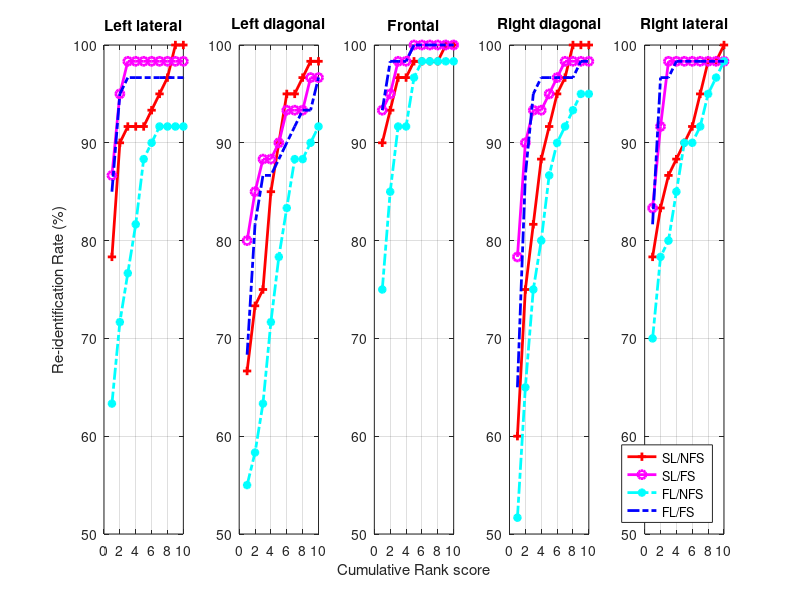

MATLAB code for this plot:

% Plot curves for all the feature/score FUSION cases as well as with/witout
% FEATURE SELECTION

% SL: Score level fusion
% FL: Feature level fusion
% FS: Feature selection is applied
% NFS: Feature selection is not applied

% We have 4 curves, say, SL/NFS,SL/FS,FL/NFS,FL/FS

close all;
clear all;
clc;

% RootDirectory='C:\Users\AthiraNambiar\Desktop\PHD\codes\2016\Courses\Personal\Project\kinect_gait\Worked';
% addpath(genpath(RootDirectory));
% % change the view angle in the next line!!
% cd('C:\Users\AthiraNambiar\Desktop\PHD\codes\2016\Courses\Personal\Project\kinect_gait\Worked\mat files\Left diagonal'); 


RootDirectory='D:\kinect_gait\Worked';
addpath(genpath(RootDirectory));
cd('D:\kinect_gait\Worked\mat files\left lateral'); 

%% Left lateral
noPersons=20;
x = 1:noPersons;
SL_NFS= [ 78.3333   90.0000   91.6667   91.6667   91.6667   93.3333   95.0000   96.6667  100.0000  100.0000  100.0000  100.0000  100.0000  100.0000  100.0000  100.0000  100.0000  100.0000  100.0000  100.0000]
FL_NFS= [ 63.3333   71.6667   76.6667   81.6667   88.3333   90.0000   91.6667   91.6667   91.6667   91.6667   91.6667   93.3333   93.3333   95.0000   96.6667   98.3333  100.0000  100.0000  100.0000  100.0000]
SL_FS=[86.6667   95.0000   98.3333   98.3333   98.3333   98.3333   98.3333   98.3333   98.3333   98.3333   98.3333   98.3333   98.3333  100.0000  100.0000  100.0000  100.0000  100.0000 100.0000  100.0000]
FL_FS=[ 85.0000   95.0000   96.6667   96.6667   96.6667   96.6667   96.6667   96.6667   96.6667   96.6667   98.3333   98.3333   98.3333   98.3333   98.3333   98.3333   98.3333   98.3333   98.3333  100.0000]
figure,
subplot(1,5,1)
handle = plot(x,SL_NFS,'r+-','LineWidth',2);hold on;
handle = plot(x,SL_FS,'mo-','LineWidth',2);hold on;
handle = plot(x,FL_NFS,'c*-.','LineWidth',2);hold on;
handle = plot(x,FL_FS,'b-.','LineWidth',2);hold on;
xlim([0 10]);ylim([50 100]);
% xlabel('Cumulative Rank score');
ylabel('Re-identification Rate (%)');
title(['Left lateral'])
% legend('SL/NFS','SL/FS','FL/NFS','FL/FS', 'Location','SouthEast')

set(gcf,'color','w');
grid on;

%% Left diagonal
noPersons=20;
x = 1:noPersons;
SL_NFS= [66.6667   73.3333   75.0000   85.0000   90.0000   95.0000   95.0000   96.6667   98.3333   98.3333   98.3333   98.3333   98.3333   98.3333  98.3333   98.3333  100.0000  100.0000  100.0000  100.0000]
FL_NFS= [55.0000   58.3333   63.3333   71.6667   78.3333   83.3333   88.3333   88.3333   90.0000   91.6667   93.3333   95.0000   98.3333   98.3333   98.3333  100.0000  100.0000  100.0000  100.0000  100.0000]
SL_FS=[  80.0000   85.0000   88.3333   88.3333   90.0000   93.3333   93.3333   93.3333   96.6667   96.6667   98.3333  98.3333   98.3333   98.3333   98.3333  100.0000  100.0000  100.0000  100.0000  100.0000]
FL_FS=[68.3333   81.6667   86.6667   86.6667   88.3333   90.0000   91.6667   93.3333   93.3333   96.6667   98.3333   98.3333   98.3333  100.0000  100.0000  100.0000  100.0000  100.0000  100.0000  100.0000]
subplot(1,5,2)
handle = plot(x,SL_NFS,'r+-','LineWidth',2);hold on;
handle = plot(x,SL_FS,'mo-','LineWidth',2);hold on;
handle = plot(x,FL_NFS,'c*-.','LineWidth',2);hold on;
handle = plot(x,FL_FS,'b-.','LineWidth',2);hold on;
xlim([0 10]);ylim([50 100]);
% xlabel('Cumulative Rank score');
% ylabel('Re-identification Rate (%)');
title(['Left diagonal'])
% legend('SL/NFS','SL/FS','FL/NFS','FL/FS', 'Location','SouthEast')

set(gcf,'color','w');
grid on;


%% Frontal
noPersons=20;
x = 1:noPersons;
SL_NFS= [90.0000   93.3333   96.6667   96.6667   98.3333   98.3333   98.3333   98.3333  100.0000  100.0000  100.0000  100.0000  100.0000  100.0000  100.0000  100.0000  100.0000  100.0000  100.0000  100.0000]
FL_NFS= [75.0000   85.0000   91.6667   91.6667   96.6667   98.3333   98.3333   98.3333   98.3333   98.3333   98.3333  100.0000  100.0000  100.0000  100.0000  100.0000  100.0000  100.0000  100.0000  100.0000]
SL_FS=[93.3333   95.0000   98.3333   98.3333  100.0000  100.0000  100.0000  100.0000  100.0000  100.0000  100.0000  100.0000  100.0000  100.0000 100.0000  100.0000  100.0000  100.0000  100.0000  100.0000]
FL_FS=[93.3333   98.3333   98.3333   98.3333  100.0000  100.0000  100.0000  100.0000  100.0000  100.0000  100.0000  100.0000  100.0000  100.0000  100.0000  100.0000  100.0000  100.0000  100.0000  100.0000]
subplot(1,5,3)
handle = plot(x,SL_NFS,'r+-','LineWidth',2);hold on;
handle = plot(x,SL_FS,'mo-','LineWidth',2);hold on;
handle = plot(x,FL_NFS,'c*-.','LineWidth',2);hold on;
handle = plot(x,FL_FS,'b-.','LineWidth',2);hold on;
xlim([0 10]);ylim([50 100]);
xlabel('Cumulative Rank score');
% ylabel('Re-identification Rate (%)');
title(['Frontal'])
% legend('SL/NFS','SL/FS','FL/NFS','FL/FS', 'Location','SouthEast')

set(gcf,'color','w');
grid on;

%% Right diagonal
noPersons=20;
x = 1:noPersons;
SL_NFS= [60.0000   75.0000   81.6667   88.3333   91.6667   95.0000   96.6667  100.0000  100.0000  100.0000  100.0000  100.0000  100.0000  100.0000  100.0000  100.0000  100.0000  100.0000  100.0000  100.0000]
FL_NFS= [51.6667   65.0000   75.0000   80.0000   86.6667   90.0000   91.6667   93.3333   95.0000   95.0000   95.0000   95.0000   95.0000   96.6667   96.6667   96.6667   98.3333   98.3333   98.3333  100.0000]
SL_FS=[ 78.3333   90.0000   93.3333   93.3333   95.0000   96.6667   98.3333   98.3333   98.3333   98.3333   98.3333  100.0000  100.0000  100.0000  100.0000  100.0000  100.0000  100.0000  100.0000  100.0000]
FL_FS=[65.0000   86.6667   95.0000   96.6667   96.6667   96.6667  96.6667   96.6667   98.3333   98.3333   98.3333   98.3333   98.3333   98.3333   98.3333   98.3333   98.3333   98.3333  100.0000  100.0000]
subplot(1,5,4)
handle = plot(x,SL_NFS,'r+-','LineWidth',2);hold on;
handle = plot(x,SL_FS,'mo-','LineWidth',2);hold on;
handle = plot(x,FL_NFS,'c*-.','LineWidth',2);hold on;
handle = plot(x,FL_FS,'b-.','LineWidth',2);hold on;
xlim([0 10]);ylim([50 100]);
% xlabel('Cumulative Rank score');
% ylabel('Re-identification Rate (%)');
title(['Right diagonal'])
% legend('SL/NFS','SL/FS','FL/NFS','FL/FS', 'Location','SouthEast')

set(gcf,'color','w');
grid on;



%% Right lateral
noPersons=20;
x = 1:noPersons;
SL_NFS= [78.3333   83.3333   86.6667   88.3333   90.0000   91.6667   95.0000   98.3333   98.3333  100.0000  100.0000  100.0000  100.0000  100.0000  100.0000  100.0000  100.0000  100.0000  100.0000  100.0000]
FL_NFS= [70.0000   78.3333   80.0000   85.0000   90.0000   90.0000   91.6667   95.0000   96.6667   98.3333   98.3333   98.3333   98.3333   98.3333  100.0000  100.0000  100.0000  100.0000  100.0000  100.0000]
SL_FS=[ 83.3333   91.6667   98.3333   98.3333   98.3333   98.3333   98.3333   98.3333   98.3333   98.3333   98.3333   98.3333   98.3333   98.3333  100.0000  100.0000  100.0000  100.0000  100.0000  100.0000]
FL_FS=[81.6667   96.6667   96.6667   98.3333   98.3333   98.3333   98.3333   98.3333   98.3333   98.3333   98.3333  98.3333   98.3333   98.3333   98.3333   98.3333   98.3333  100.0000  100.0000  100.0000]
subplot(1,5,5)
handle = plot(x,SL_NFS,'r+-','LineWidth',2);hold on;
handle = plot(x,SL_FS,'mo-','LineWidth',2);hold on;
handle = plot(x,FL_NFS,'c*-.','LineWidth',2);hold on;
handle = plot(x,FL_FS,'b-.','LineWidth',2);hold on;
xlim([0 10]);ylim([50 100]);
% xlabel('Cumulative Rank score');
% ylabel('Re-identification Rate (%)');
title(['Right lateral'])
legend('SL/NFS','SL/FS','FL/NFS','FL/FS', 'Location','SouthEast')

set(gcf,'color','w');
grid on;

%% Features selected cumulatively(Only anthro: FS1)
% 
% % k=1, t=0
% Fro=[ 51    60     8    10     0    46    59     0     0     0];
% RD=[ 59    59    20    53     9    60    26     0     0     0];
% LD=[36    60    23    50    34    25    16    43     1     0  ];
% Lat=[58    11    46    26    44    36    16    48    11     7];
% y = [Fro; RD;LD; Lat];
% figure;
% bar(y); title('scoreFusionWithSFS: k=1,t=0')
% XT=[1 2 3 4];
% xlab={'Frontal' 'Right Diagonal' 'Left Diagonal' 'Lateral'}
% set(gca,'XtickLabel',xlab,'XTick',XT)
% set(gcf,'color','w');    
% %% Features selected holistically(Only anthro: FS1)
% Fro=[   1     1     0     0     0     1     1     0     0     0]
% RD=[  1     1     0     1     0     1     0     0     0     0]
% LD=[ 0     1     0     1     0     0     0     1     0     0]
% Lat=[ 1     0     1     0     1     0     0     1     0     0]
% y = [Fro; RD;LD; Lat];
% figure;
% bar(y);
% % title('scoreFusionWithSFS: k=1,t=0')
% XT=[1 2 3 4];
% xlab={'Frontal' 'Right Diagonal' 'Left Diagonal' 'Lateral'}
% set(gca,'XtickLabel',xlab,'XTick',XT)
% set(gcf,'color','w');
